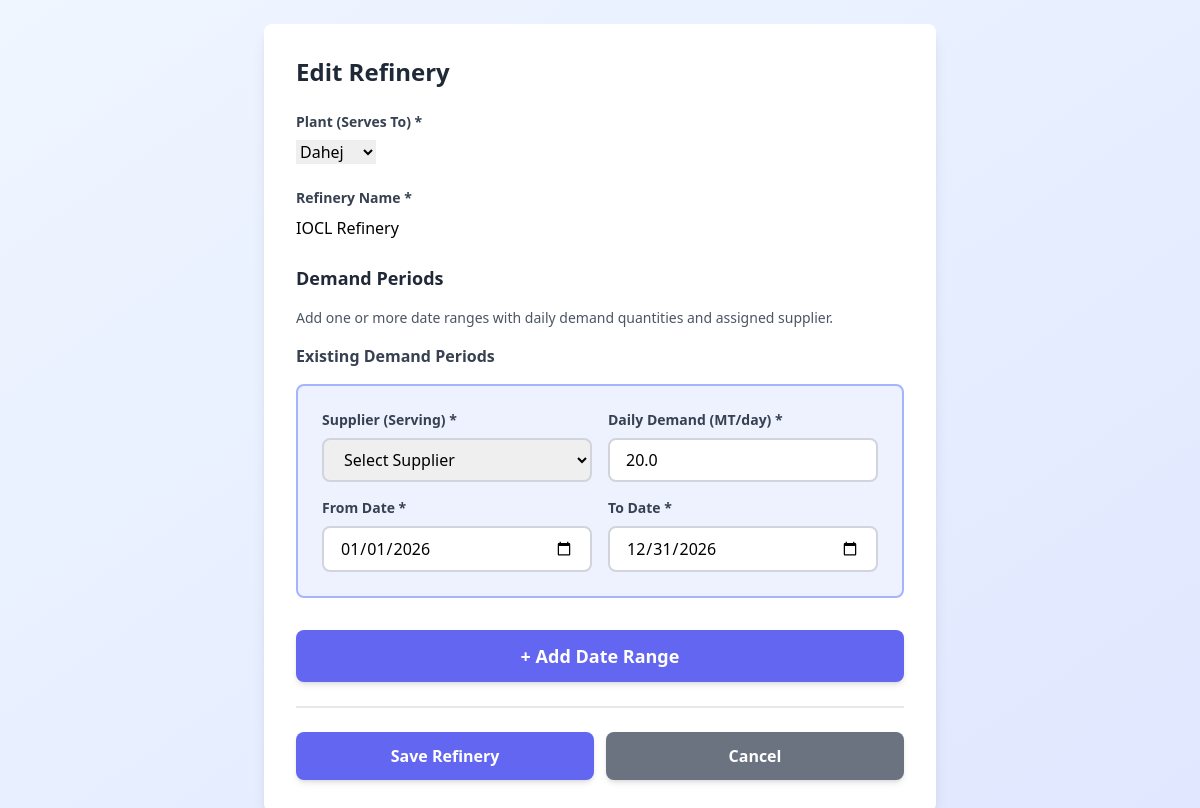
The page /refinery/92/edit/ (signed in) on the database its author committed.
### lng_planner/models.py (models this page shows, shortened)
class Refinery(models.Model):
    simulation = models.ForeignKey(
        Simulation,
        on_delete=models.CASCADE,
        related_name='refineries'
    )
    preference = models.IntegerField(
        default=1,
        help_text="Lower values are served first"
    )
    plant = models.ForeignKey(
        Plant,
        on_delete=models.CASCADE,
        related_name='refineries'
    )
    name = models.CharField(max_length=200)
    created_at = models.DateTimeField(auto_now_add=True)
    class Meta:
        ordering = ['plant__name', 'preference', 'name']

class RefineryDate(models.Model):
    refinery = models.ForeignKey(
        Refinery,
        on_delete=models.CASCADE,
        related_name='date_ranges'
    )
    supplier = models.ForeignKey(
        'Supplier',
        on_delete=models.SET_NULL,
        null=True,
        blank=True,
        related_name='refinery_date_ranges',
        help_text="Supplier serving this refinery during this date range"
    )
    from_date = models.DateField()
    to_date = models.DateField()
    daily_refinery_demand = models.FloatField(
        validators=[MinValueValidator(0)],
        help_text="MT per day"
    )
    created_at = models.DateTimeField(auto_now_add=True)
    class Meta:
        ordering = ['from_date']

### lng_planner/views.py (the view)
# urls.py: path('refinery/<int:refinery_id>/edit/', views.edit_refinery, name='edit_refinery'),
@login_required
def edit_refinery(request, refinery_id):
    refinery = get_object_or_404(Refinery, pk=refinery_id, simulation__user=request.user)
    simulation = refinery.simulation
    if request.method == 'POST':
        form = RefineryForm(request.POST, instance=refinery)
        if form.is_valid():
            form.save()
            from_date = request.POST.get('from_date')
            to_date = request.POST.get('to_date')
            daily_refinery_demand = request.POST.get('daily_refinery_demand')
            date_range_id = request.POST.get('date_range_id')
            if from_date and to_date and daily_refinery_demand:
                if date_range_id:
                    date_range = get_object_or_404(RefineryDate, pk=date_range_id, refinery=refinery)
                    date_range.from_date = from_date
                    date_range.to_date = to_date
                    date_range.daily_refinery_demand = daily_refinery_demand
                    date_range.save()
                else:
                    RefineryDate.objects.create(
                        refinery=refinery,
                        from_date=from_date,
                        to_date=to_date,
                        daily_refinery_demand=daily_refinery_demand
                    )
            for key in request.POST:
                if key.startswith('date_ranges_') and key.endswith('_daily_refinery_demand'):
                    parts = key.split('_')
                    if len(parts) >= 4:
                        index = parts[2]  # date_ranges_1_daily_refinery_demand -> parts[2] = '1'
                        daily_dem = request.POST.get(f'date_ranges_{index}_daily_refinery_demand')
                        fr_date = request.POST.get(f'date_ranges_{index}_from_date')
                        to_dt = request.POST.get(f'date_ranges_{index}_to_date')
                        if daily_dem and fr_date and to_dt:
                            range_id = request.POST.get(f'date_ranges_{index}_date_range_id')
                            if range_id:
                                date_range = get_object_or_404(RefineryDate, pk=range_id, refinery=refinery)
                                date_range.from_date = fr_date
                                date_range.to_date = to_dt
                                date_range.daily_refinery_demand = daily_dem
                                date_range.save()
                            else:
                                RefineryDate.objects.create(
                                    refinery=refinery,
                                    from_date=fr_date,
                                    to_date=to_dt,
                                    daily_refinery_demand=daily_dem
                                )
            messages.success(request, 'Refinery updated successfully!')
            return redirect('lng_planner:dashboard')
    else:
        form = RefineryForm(instance=refinery)
    return render(request, 'lng_planner/refinery_form.html', {
        'form': form,
        'simulation': simulation,
        'title': 'Edit Refinery',
        'refinery': refinery
    })

### lng_planner/forms.py
class RefineryForm(forms.ModelForm):
    class Meta:
        model = Refinery
        fields = ['name', 'plant']
        widgets = {
            'name': forms.TextInput(
                attrs={
                    'class': 'form-control',
                    'placeholder': 'Refinery Name'
                }
            ),
            'plant': forms.Select(
                attrs={
                    'class': 'form-control'
                }
            ),
        }

### lng_planner/models.py (called while the page is built)
    def __str__(self):
        return self.name

### lng_planner/templates/lng_planner/refinery_form.html (shortened to what this page needs)
{% load static %}
<!DOCTYPE html>
<html lang="en">
<head>
    <script src="https://cdn.tailwindcss.com"></script>
</head>
<body class="bg-gradient-to-br from-blue-50 to-indigo-100 min-h-screen p-6">
    <div class="max-w-2xl mx-auto">
        <div class="bg-white rounded-lg shadow-lg p-8">
            <h2 class="text-2xl font-bold text-gray-800 mb-6">{{ title }}</h2>
            <form method="post" class="space-y-6">
                <div>
                    <label for="id_plant" class="block text-sm font-semibold text-gray-700 mb-2">
                        Plant (Serves To) *
                    </label>
                    {{ form.plant }}
                </div>
                <div>
                    <label for="id_name" class="block text-sm font-semibold text-gray-700 mb-2">
                        Refinery Name *
                    </label>
                    {{ form.name }}
                </div>
                <div class="mt-6">
                    <h3 class="text-lg font-bold text-gray-800 mb-4">Demand Periods</h3>
                    <p class="text-sm text-gray-600 mb-4">Add one or more date ranges with daily demand quantities and assigned supplier.</p>
                    {% if refinery and refinery.date_ranges.exists %}
                    <div id="existingDateRanges" class="space-y-4 mb-4">
                        <h4 class="font-bold text-gray-700 mb-3">Existing Demand Periods</h4>
                        {% for date_range in refinery.date_ranges.all %}
                        <div class="bg-indigo-50 p-6 rounded-lg border-2 border-indigo-300">
                            <div class="grid grid-cols-1 md:grid-cols-2 gap-4">
                                <div>
                                    <label class="block text-sm font-semibold text-gray-700 mb-2">
                                        Supplier (Serving) *
                                    </label>
                                    <select name="date_ranges_{{ forloop.counter }}_supplier"
                                            class="w-full px-4 py-2 border-2 border-gray-300 rounded-lg focus:border-indigo-500 focus:ring-2 focus:ring-indigo-200" required>
                                        <option value="">Select Supplier</option>
                                    </select>
                                </div>
                                <div>
                                    <label class="block text-sm font-semibold text-gray-700 mb-2">
                                        Daily Demand (MT/day) *
                                    </label>
                                    <input type="number" step="0.01" name="date_ranges_{{ forloop.counter }}_daily_refinery_demand"
                                           value="{{ date_range.daily_refinery_demand }}"
                                           class="w-full px-4 py-2 border-2 border-gray-300 rounded-lg focus:border-indigo-500 focus:ring-2 focus:ring-indigo-200" required placeholder="e.g., 8">
                                </div>
                                <div>
                                    <label class="block text-sm font-semibold text-gray-700 mb-2">
                                        From Date *
                                    </label>
                                    <input type="date" name="date_ranges_{{ forloop.counter }}_from_date"
                                           value="{{ date_range.from_date|date:'Y-m-d' }}"
                                           class="w-full px-4 py-2 border-2 border-gray-300 rounded-lg focus:border-indigo-500 focus:ring-2 focus:ring-indigo-200" required>
                                </div>
                                <div>
                                    <label class="block text-sm font-semibold text-gray-700 mb-2">
                                        To Date *
                                    </label>
                                    <input type="date" name="date_ranges_{{ forloop.counter }}_to_date"
                                           value="{{ date_range.to_date|date:'Y-m-d' }}"
                                           class="w-full px-4 py-2 border-2 border-gray-300 rounded-lg focus:border-indigo-500 focus:ring-2 focus:ring-indigo-200" required>
                                </div>
                            </div>
                        </div>
                        {% endfor %}
                    </div>
                    {% endif %}
                    <button type="button" id="addDateRangeBtn" class="w-full mt-4 bg-indigo-500 text-white px-6 py-3 rounded-lg hover:bg-indigo-600 transition font-semibold text-lg shadow-md">
                        + Add Date Range
                    </button>
                </div>
                <div class="flex gap-3 pt-6 border-t-2 border-gray-200">
                    <button type="submit" class="flex-1 bg-indigo-500 text-white px-6 py-3 rounded-lg hover:bg-indigo-600 transition font-semibold shadow-md">
                        Save Refinery
                    </button>
                    <a href="{% url 'lng_planner:dashboard' %}" class="flex-1 bg-gray-500 text-white px-6 py-3 rounded-lg hover:bg-gray-600 transition text-center font-semibold shadow-md">
                        Cancel
                    </a>
                </div>
            </form>
        </div>
    </div>
</body>
</html>

### rows shown on the page
Refinery: plant "Dahej", name "IOCL Refinery"
RefineryDate: date_ranges_1_daily_refinery_demand "20.0", date_ranges_1_from_date "01/01/2026", date_ranges_1_to_date "12/31/2026"

### other values the page prints
{{ title }} "Edit Refinery"
